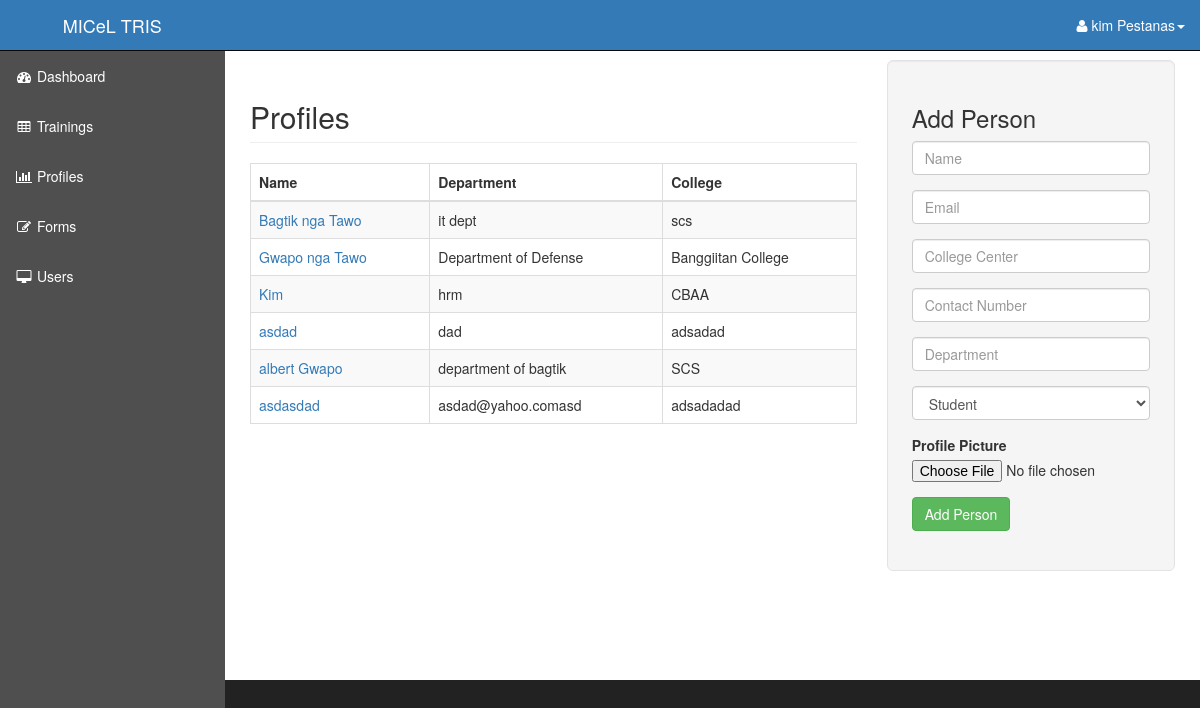
The page /profiles.php (signed in) on the database its author committed.
### tables this page shows
CREATE TABLE IF NOT EXISTS `person_involve` (
  `person_involve_id` int(11) NOT NULL AUTO_INCREMENT,
  `name` varchar(40) DEFAULT NULL,
  `college_center` varchar(40) DEFAULT NULL,
  `dept` varchar(40) DEFAULT NULL,
  `contact` varchar(40) DEFAULT NULL,
  `email` varchar(40) DEFAULT NULL,
  `pos` char(40) DEFAULT NULL,
  `image_name` varchar(150) DEFAULT NULL,
  `picture` longblob NOT NULL,
  PRIMARY KEY (`person_involve_id`)
);

### lib/profiles.php (the view, shortened to what this page needs)
<?php
$res = mysql_query("SELECT `person_involve_id`,`name`,`college_center`,`dept` FROM `person_involve`;");
while ($row = mysql_fetch_assoc($res)) {
	echo "<tr>
		<td><a href=./profile.php?id=".$row['person_involve_id'].">".$row['name']."</td>
		<td>".$row['dept']."</td>
		<td>".$row['college_center']."</td>
	</tr>";
}
?>

### parts/header.php (shortened to what this page needs)
<!DOCTYPE html>
<html lang="en">
<head>
	<link href="css/bootstrap.min.css" rel="stylesheet">
	<link href="css/sb-admin.css" rel="stylesheet">
	<link href="css/plugins/morris.css" rel="stylesheet">
	<link href="font-awesome/css/font-awesome.min.css" rel="stylesheet" type="text/css">
</head>
<body>
    <div id="wrapper">
        <nav class="navbar navbar-inverse navbar-fixed-top" role="navigation">
            <div class="navbar-header">
                <a class="navbar-brand" href="index.php">MICeL TRIS</a>
            </div>
            <ul class="nav navbar-right top-nav">
                <li class="dropdown">
                    <a href="#" class="dropdown-toggle" data-toggle="dropdown"><i class="fa fa-user"></i> <?php echo $_SESSION['fullname'];?><b class="caret"></b></a>
                </li>
            </ul>
            <div class="collapse navbar-collapse navbar-ex1-collapse">
                <ul class="nav navbar-nav side-nav">
                    <li>
                        <a href="index.php"><i class="fa fa-fw fa-dashboard"></i> Dashboard</a>
                    </li>
                    <li>
                        <a href="trainings.php"><i class="fa fa-fw fa-table"></i> Trainings</a>
                    </li>
                    <li>
                        <a href="profiles.php"><i class="fa fa-fw fa-bar-chart-o"></i> Profiles</a>
                    </li>
                    <li>
                        <a href="#"><i class="fa fa-fw fa-edit"></i> Forms</a>
                    </li>
                    <li>
                        <a href="#"><i class="fa fa-fw fa-desktop"></i> Users</a>
                    </li>
                </ul>
            </div>
        </nav>

### profiles.php (shortened to what this page needs)
<?php
	include('parts/header.php');
?>
	  <div id="page-wrapper">
			<div class="container-fluid">
				 <div class="row">
				  <div class="col-lg-8">
							<h2  class="page-header">Profiles</h2>
							<div class="table-responsive">
								 <table class="table table-bordered table-hover table-striped">
									  <thead>
											<tr>
												 <th>Name</th>
												 <th>Department</th>
												 <th>College</th>
											</tr>
									  </thead>
									  <tbody>
											<?php	include('lib/profiles.php'); ?>
									  </tbody>
								 </table>
							</div>
					  </div>
				  <div class="col-lg-4">
							<div class="well well-lg">
							<form method="post" action="lib/addPerson.php" enctype="multipart/form-data">
								 <h3>Add Person</h3>
								 <div class="form-group">
									  <input name="name" type="text" class="form-control" placeholder="Name" required>
								 </div>
								 <div class="form-group">
									  <input name="email" type="email" class="form-control" placeholder="Email" required>
								 </div>
								 <div class="form-group">
									  <input name="collegeCenter"type="text" class="form-control" placeholder="College Center" required>
								 </div>
								 <div class="form-group">
									  <input name="cnum" type="text" class="form-control" placeholder="Contact Number" required>
								 </div>
								 <div class="form-group">
									  <input name="dept" type="text" class="form-control" placeholder="Department" required>
								 </div>
								 <div class="form-group">
									  <select class="form-control" name="pos" >
											<option>Student</option>
									  </select>
								 </div>
								 <div class="form-group">
									 <label>Profile Picture</label>
									<input name="image" type="file">
								 </div>
							<div class="form-group">
								 <button name="submit" type="submit" class="btn btn-success">Add Person</button>
							</div>
						</form>
					  </div>
							</div>
					  </div>
				 </div>
			</div>
	</div>
</body>
</html>

### css/sb-admin.css (style rules this page uses)
body { margin-top: 100px; background-color: #222; }
@media (min-width:768px) { body { margin-top: 50px; } }
#wrapper { padding-left: 0; }
#page-wrapper { width: 100%; padding: 0; background-color: #fff; }
@media (min-width:768px) { #wrapper { padding-left: 225px; } }
@media (min-width:768px) { #page-wrapper { padding: 10px; min-height: 630px; } }
.top-nav { padding: 0 15px; }
.top-nav>li { display: inline-block; float: left; }
.top-nav>li>a { padding-top: 15px; padding-bottom: 15px; line-height: 20px; color: white; }
@media (min-width:768px) { .side-nav { position: fixed; top: 51px; left: 225px; width: 225px; margin-left: -225px; border: none; border-radius: 0; overflow-y: auto; background-color: rgb(79,79,79); bottom: 0; overflow-x: hidden; padding-bottom: 40px; } }
@media (min-width:768px) { .side-nav>li>a { width: 225px; } }

### rows shown on the page
person_involve: name "Bagtik nga Tawo", dept "it dept", college_center "scs"
person_involve: name "Gwapo nga Tawo", dept "Department of Defense", college_center "Banggiitan College"
person_involve: name "Kim", dept "hrm", college_center "CBAA"
person_involve: name "asdad", dept "dad", college_center "adsadad"
person_involve: name "albert Gwapo", dept "department of bagtik", college_center "SCS"
person_involve: name "asdasdad", dept "asdad@yahoo.comasd", college_center "adsadadad"

### other values the page prints
$_SESSION['fullname'] "kim Pestanas"
